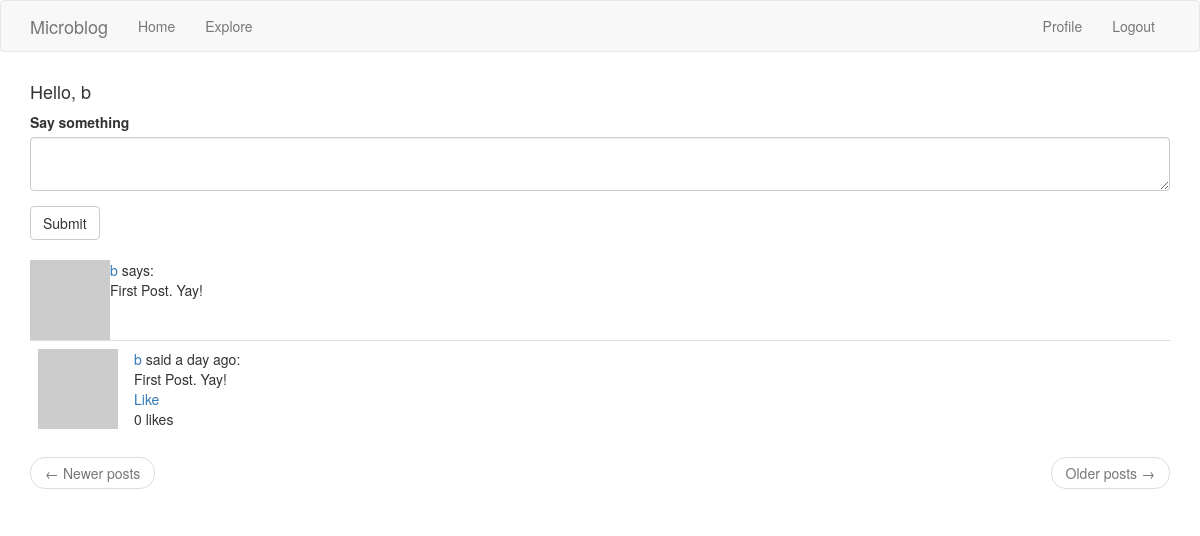
Page /index (signed in) on the earlier database version.
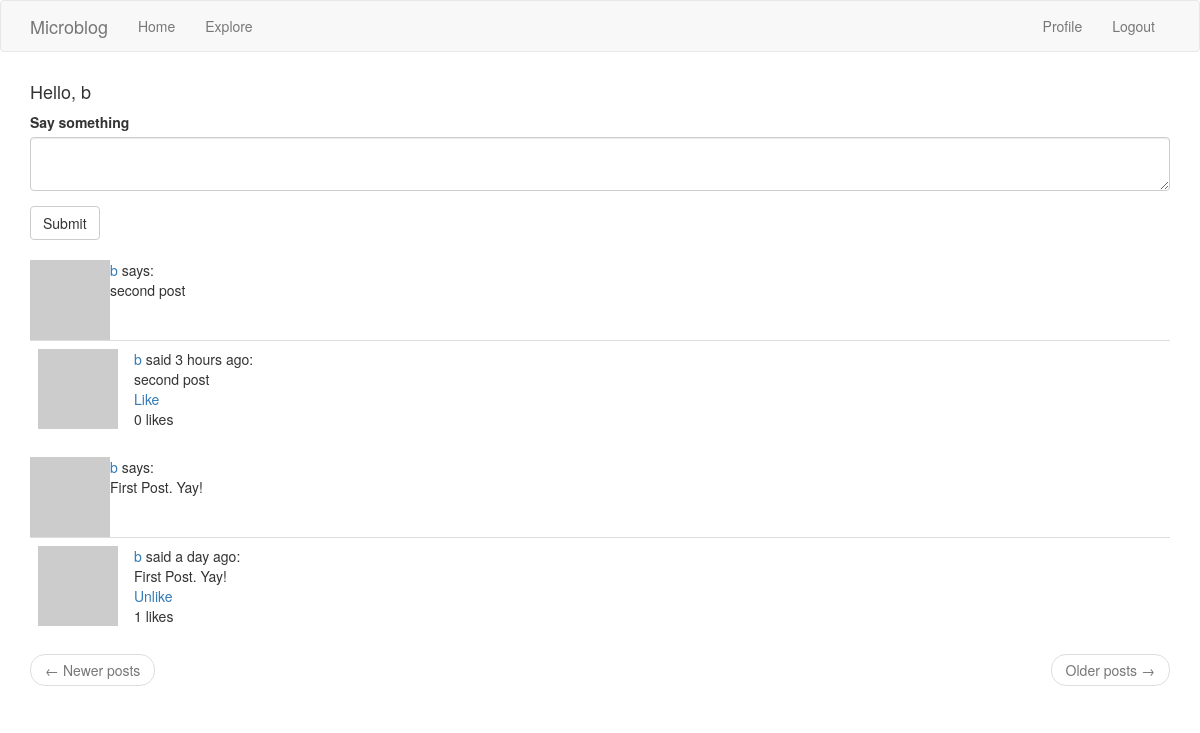
Same page on the later database version.
### app/models.py (models this page shows, shortened)
class User(UserMixin, db.Model):
    id             =db.Column(db.Integer, primary_key = True)
    username       =db.Column(db.String(64), index = True, unique = True)
    email          =db.Column(db.String(120), index = True, unique = True)
    password_hash  =db.Column(db.String(128))
    posts          =db.relationship('Post', backref = 'author', lazy = 'dynamic')
    about_me       =db.Column(db.String(140))
    last_seen      =db.Column(db.DateTime, default=datetime.utcnow)
    followed       =db.relationship(
                    'User', secondary=followers,
                    primaryjoin=(followers.c.follower_id == id),
                    secondaryjoin=(followers.c.followed_id == id),
                    backref=db.backref('followers', lazy='dynamic'), lazy='dynamic')
    liked          =db.relationship(
                    'PostLike',
                    foreign_keys='PostLike.user_id',
                    backref='user', lazy='dynamic')
    def avatar(self, size):
        digest = md5(self.email.lower().encode('utf-8')).hexdigest()
        return 'https://www.gravatar.com/avatar/{}?d=identicon&s={}'.format(digest, size)
    def followed_posts(self):
        followed = Post.query.join(
            followers, (followers.c.followed_id == Post.user_id)).filter(
                followers.c.follower_id == self.id)
        own = Post.query.filter_by(user_id=self.id)
        return followed.union(own).order_by(Post.timestamp.desc())
    def has_liked_post(self, post):
        return PostLike.query.filter(
            PostLike.user_id == self.id,
            PostLike.post_id == post.id).count() > 0

class Post(db.Model):
    id          = db.Column(db.Integer, primary_key = True)
    body        = db.Column(db.String(140))
    timestamp   = db.Column(db.DateTime, index = True, default = datetime.utcnow)
    user_id     = db.Column(db.Integer, db.ForeignKey('user.id'))
    likes       = db.relationship('PostLike', backref='post', lazy='dynamic')

### app/routes.py (the view)
@app.route('/', methods = ['GET', 'POST'])
@app.route('/index', methods = ['GET', 'POST'])
@login_required
def index():
    form = PostForm()
    if form.validate_on_submit():
        post = Post(body=form.post.data, author=current_user)
        db.session.add(post)
        db.session.commit()
        flash('Your post is now live!')
        return redirect(url_for('index'))
    page = request.args.get('page', 1, type=int)
    posts = current_user.followed_posts().paginate(
        page, app.config['POSTS_PER_PAGE'], False)
    next_url = url_for('index', page=posts.next_num) \
        if posts.has_next else None
    prev_url = url_for('index', page=posts.prev_num) \
        if posts.has_prev else None
    return render_template('index.html', title='Home', form=form,
                           posts=posts.items, next_url=next_url,
                           prev_url=prev_url)

### app/forms.py
class PostForm(FlaskForm):
    post = TextAreaField('Say something', validators=[
        DataRequired(), Length(min=1, max=140)])
    submit = SubmitField('Submit')

### app/models.py (called while the page is built)
@login.user_loader
def load_user(id):
    return User.query.get(int(id))

### app/routes.py (called while the page is built)
@app.before_request
def before_request():
    if current_user.is_authenticated:
        current_user.last_seen = datetime.utcnow()
        db.session.commit()

### app/templates/index.html
{% extends "base.html" %}
{% import 'bootstrap/wtf.html' as wtf %}
    {% block app_content %}
        <h4>Hello, {{ current_user.username}}</h4>
    {% if form %}
        {{ wtf.quick_form(form) }}
        <br>
    {% endif %}
    {%for post in posts%}
        {% include '_post.html' %}
    {% endfor %}
    <nav aria-label="...">
        <ul class="pager">
            <li class="previous{% if not prev_url %} disabled{% endif %}">
                <a href="{{ prev_url or '#' }}">
                    <span aria-hidden="true">&larr;</span> Newer posts
                </a>
            </li>
            <li class="next{% if not next_url %} disabled{% endif %}">
                <a href="{{ next_url or '#' }}">
                    Older posts <span aria-hidden="true">&rarr;</span>
                </a>
            </li>
        </ul>
    </nav>
{% endblock %}

### app/templates/base.html (shortened to what this page needs)
{% extends 'bootstrap/base.html' %}
{% block navbar %}
    <nav class="navbar navbar-default">
        <div class="container">
            <div class="navbar-header">
                <a class="navbar-brand" href="{{ url_for('index') }}">Microblog</a>
            </div>
            <div class="collapse navbar-collapse" id="bs-example-navbar-collapse-1">
                <ul class="nav navbar-nav">
                    <li><a href="{{ url_for('index') }}">Home</a></li>
                    <li><a href="{{ url_for('explore') }}">Explore</a></li>
                </ul>
                <ul class="nav navbar-nav navbar-right">
                    {% if current_user.is_anonymous %}
                    <li><a href="{{ url_for('login') }}">Login</a></li>
                    {% else %}
                    <li><a href="{{ url_for('user', username=current_user.username) }}">Profile</a></li>
                    <li><a href="{{ url_for('logout') }}">Logout</a></li>
                    {% endif %}
                </ul>
            </div>
        </div>
    </nav>
{% endblock %}
{% block content %}
        <div class="container">
        {% block app_content %}{% endblock %}
    </div>
{% endblock %}

### app/templates/_post.html
<table>
    <tr valign="top">
        <td><img src="{{ post.author.avatar(36) }}"></td>
        <td><a href="{{ url_for('user', username=post.author.username) }}">{{ post.author.username }}</a>
            says:<br>{{ post.body }}</td>
        <table class="table table-hover">
            <tr>
                <td width="70px">
                    <a href="{{ url_for('user', username=post.author.username) }}">
                        <img src="{{ post.author.avatar(70) }}" />
                    </a>
                </td>
                <td>
                    <a href="{{ url_for('user', username=post.author.username) }}">
                        {{ post.author.username }}
                    </a>
                    said {{ moment(post.timestamp).fromNow() }}:
                    <br>
                    {{ post.body }}<br>
                    {% if current_user.has_liked_post(post) %}
                    <a href="{{ url_for('like_action', post_id=post.id, action='unlike') }}">Unlike</a>
                    {% else %}
                    <a href="{{ url_for('like_action', post_id=post.id, action='like') }}">Like</a>
                    {% endif %}
                    <br>
                    {{ post.likes.count() }} likes
                </td>
            </tr>
        </table>

Differences in the rows shown:
added Post: author.username "b", body "second post", timestamp "3 hours ago", likes.count "0"
computed for Post "First Post. Yay!": likes.count "0" → "1"; text "Like" → "Unlike"
